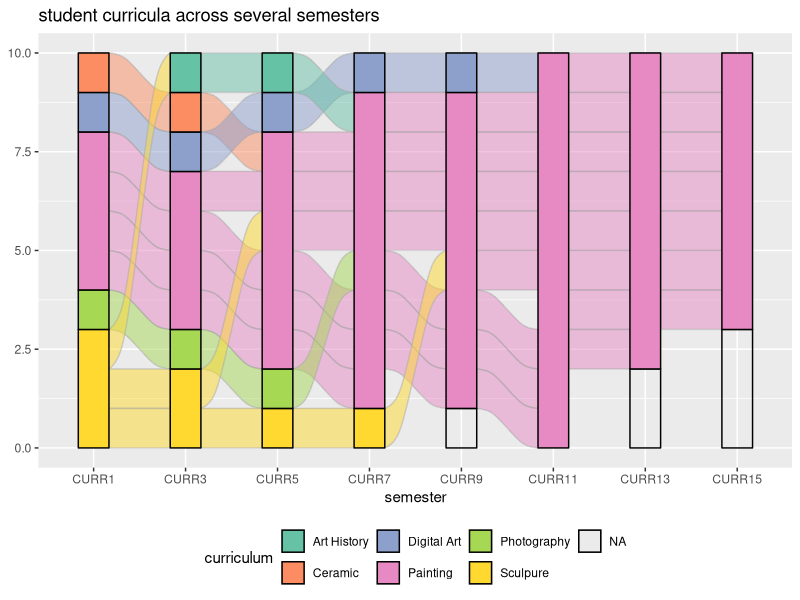
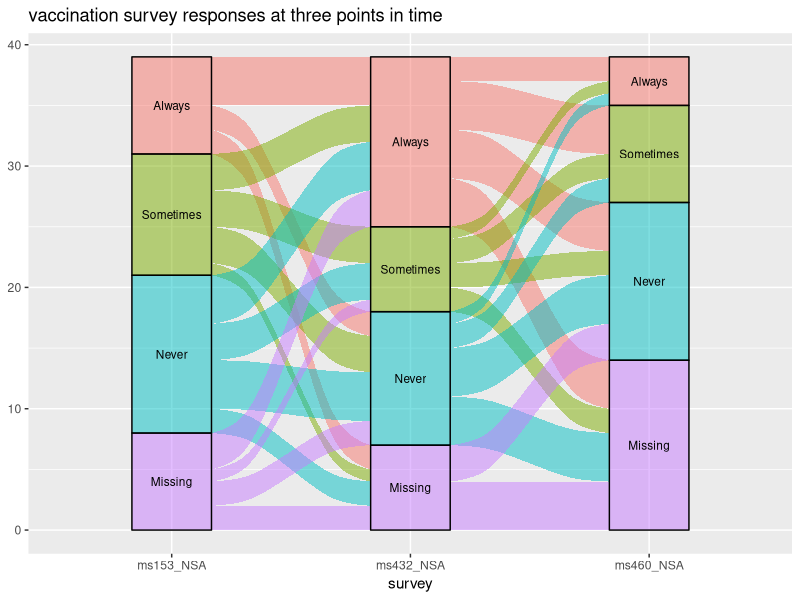

Recreate these plots in R, in order.
library(ggalluvial)
library(tidyverse)

# example of time series flow chart (sankey) with N/A's
data(majors)
majors$curriculum <- as.factor(majors$curriculum)
ggplot(majors,
       aes(x = semester, stratum = curriculum, alluvium = student,
           fill = curriculum, label = curriculum)) +
  scale_fill_brewer(type = "qual", palette = "Set2") +
  geom_flow(stat = "alluvium", lode.guidance = "rightleft",
            color = "darkgray") +
  geom_stratum() +
  theme(legend.position = "bottom") +
  ggtitle("student curricula across several semesters")

# example of time series flow chart (sankey) with N/A's set as missing
data(vaccinations)
levels(vaccinations$response) <- rev(levels(vaccinations$response))
ggplot(vaccinations,
       aes(x = survey, stratum = response, alluvium = subject,
           weight = freq,
           fill = response, label = response)) +
  geom_flow() +
  geom_stratum(alpha = .5) +
  geom_text(stat = "stratum", size = 3) +
  theme(legend.position = "none") +
  ggtitle("vaccination survey responses at three points in time")

